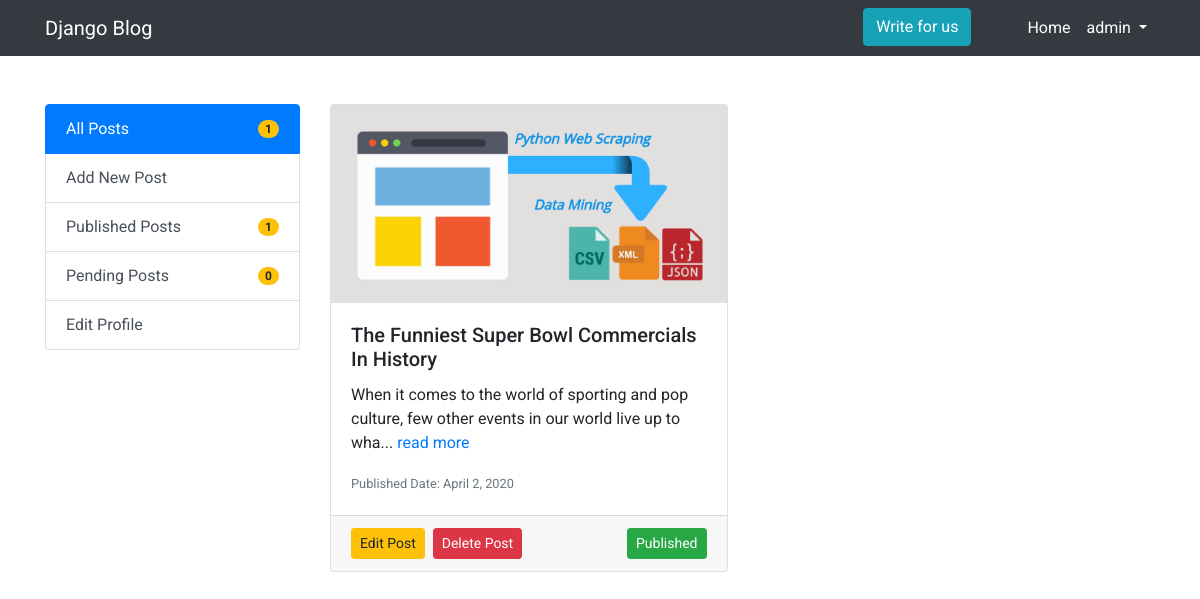
The page /dashboard (signed in) on the database its author committed.
### crudApp/models.py (models this page shows, shortened)
class Post(models.Model):
    title = models.CharField(max_length=150, blank=False, null=False)
    slug = models.SlugField(max_length=150, blank=True, null=True)
    category = models.ForeignKey(
        Category, on_delete=models.CASCADE, related_name="category")
    post_content = models.TextField(blank=False, null=False)
    feature_image = models.ImageField(
        upload_to="feature_images/", validators=[validate_file_size])
    created_by = models.ForeignKey(
        User, on_delete=models.CASCADE, related_name="created_by")
    updated_by = models.ForeignKey(
        User, on_delete=models.CASCADE, blank=True, null=True, related_name="updated_by")
    created_date = models.DateTimeField(auto_now_add=True)
    updated_date = models.DateTimeField(auto_now=True, blank=True, null=True)
    published = models.BooleanField(default=False)

### crudApp/views.py (the view, shortened to what this page needs)
# urls.py: path("dashboard", views.dashboard, name="dashboard"),
@login_required(login_url="/login")
def dashboard(request):
    posts = Post.objects.filter(
        created_by=request.user).order_by('-created_date')
    context = {
        "posts": posts
    }
    return render(request, 'crudApp/dashboard.html', context)

### crudApp/templatetags/custom_tags.py (called while the page is built)
def count_published(posts):
    return posts.filter(published=True).count()

def count_pending(posts):
    return posts.filter(published=False).count()

### crudApp/templates/crudApp/dashboard.html (shortened to what this page needs)
{% extends "crudApp/base.html" %}
{% load humanize %}
{% block stylesheet %}
<link rel="stylesheet" type="text/css" href="https://cdn.jsdelivr.net/npm/toastify-js/src/toastify.min.css">
{% endblock %}
{% block content %}
<div class="row">
  <div class="col-md-3">
    {% include 'includes/sidebar.html' %}
  </div>
<div class="col-md-9">
  <div class="row">
    {% for post in posts %}
      <div class="col-md-6 mb-2">
        <div class="card">
          <img src="{{ post.feature_image.url }}" class="card-img-top" alt="{{post.title}}">
          <div class="card-body">
            <h5 class="card-title">{{post.title | title}}</h5>
            <p class="card-text">{{post.post_content|slice:":100"}}... <a href="{% url 'post-detail' post.slug %}">read more</a></p>
            <p class="card-text"><small class="text-muted">Published Date: {{post.created_date|naturalday}}</small></p>
          </div>
          <div class="card-footer" id="test">
            <a href="{% url 'edit-post' post.slug %}" class="btn btn-warning btn-sm float-left">Edit Post</a>
            <form method="post" action="{% url 'test_data' post.id %}" class="js-post-delete-form">
              <button type="button" id="delete-post" class="btn btn-danger btn-sm ml-2 float-left">Delete Post</button>
            </form>
            {% if post.published %}
              <button class="btn btn-success btn-sm float-right">Published</button>
            {% else %}
              <button class="btn btn-secondary btn-sm float-right">Pending</button>
            {% endif %}
          </div>
        </div>
      </div>
    {% endfor %}
  </div>
</div>
</div>
{% endblock %}

### crudApp/templates/crudApp/base.html (shortened to what this page needs)
{% load static %}
<!DOCTYPE html>
<html lang="en">
  <head>
    <link rel="stylesheet" href="{% static 'css/bootstrap.min.css' %}" />
    {% block stylesheet %}
    {% endblock %}
  </head>
  <body>
    <nav class="navbar navbar-expand-lg navbar-dark bg-dark">
      <div class="container">
        <a class="navbar-brand" href="#">Django Blog</a>
        <div class="collapse navbar-collapse" id="navbarNav">
          <ul class="nav navbar-nav ml-auto">
            <li class="nav-item active">
              <a href="{% url 'add-new-post' %}" class="btn btn-info mr-5">Write for us</a>
            </li>
            {% if user.is_authenticated %}
            <li class="nav-item active">
              <a class="nav-link" href="{% url 'index' %}">Home <span class="sr-only">(current)</span></a>
            </li>
            <li class="nav-item dropdown active">
        <a class="nav-link dropdown-toggle" href="#" id="navbarDropdown" role="button" data-toggle="dropdown" aria-haspopup="true" aria-expanded="false">
          {{request.user}}
        </a>
      </li>
      {% endif %}
          </ul>
      </div>
</nav>
  <div class="container mt-5">
    {% block content %}
    {% endblock %}
  </div>
  </body>
</html>

### crudApp/templates/crudApp/base.html (style rules this page uses)
body { font-family: 'Roboto', sans-serif; }

### rows shown on the page
Post: feature_image (picture), title "The Funniest Super Bowl Commercials In History", post_content "When it comes to the world of sporting and pop culture, few other events in our world live up to wha", created_date "April 2, 2020", published "Published"

### other values the page prints
{{ request.user }} "admin"
{{ posts.count }} "1"
{{ posts | published }} "1"
{{ posts | pending }} "0"
